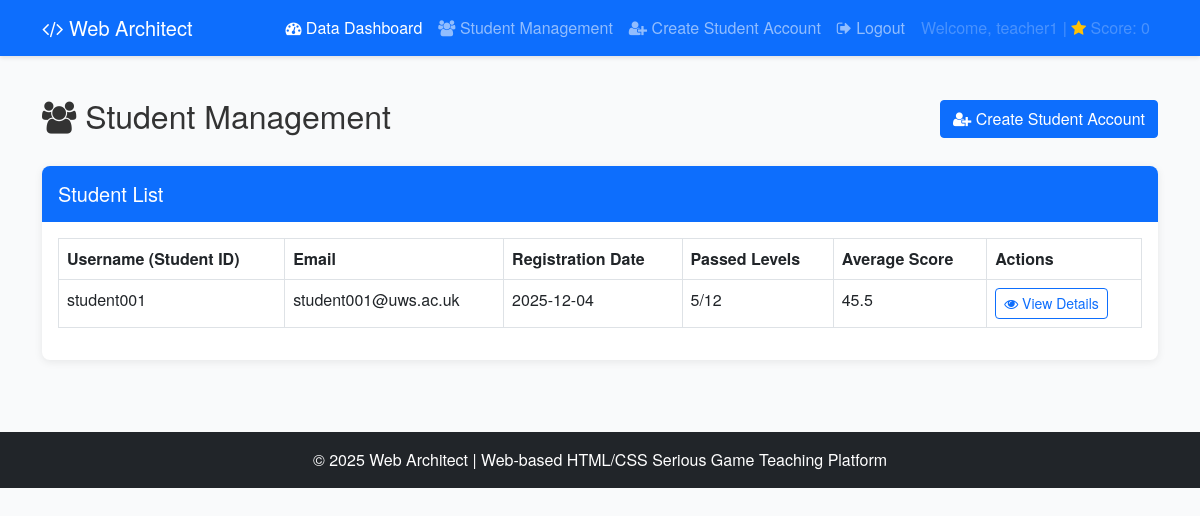
Screenshot of /teacher/students (signed in) with the database file from the repository.
### app/models/user.py (models this page shows, shortened)
class User(UserMixin, db.Model):
    __tablename__ = 'users'
    id = db.Column(db.String(50), primary_key=True)  # 用户ID（学号/工号）
    email = db.Column(db.String(120), unique=True, nullable=False)  # 邮箱（唯一）
    password_hash = db.Column(db.String(128), nullable=False)  # 加密密码
    role = db.Column(db.String(20), nullable=False)  # 角色：student/teacher
    progress = db.Column(db.Text, default='{}')  # 学习进度（JSON字符串）
    created_at = db.Column(db.DateTime, default=datetime.utcnow)  # 创建时间
    updated_at = db.Column(db.DateTime, default=datetime.utcnow, onupdate=datetime.utcnow)  # 更新时间
    score = db.Column(db.Integer, default=0)

### app/routes/teacher.py (the view)
@teacher.route('/students')
@login_required
def student_list():
    if current_user.role != 'teacher':
        return jsonify({'status': 'error', 'msg': '无访问权限'}), 403
    students = User.query.filter_by(role='student').order_by(User.id).all()
    return render_template(
        'teacher/student_list.html',
        current_user=current_user,
        students=students,
        get_user_submission_stats=get_user_submission_stats
    )

### app/models/user.py (called while the page is built)
@login_manager.user_loader
def load_user(user_id):
    return User.query.get(user_id)

### app/templates/teacher/student_list.html (shortened to what this page needs)
{% extends "base.html" %}
{% block content %}
<div class="d-flex justify-content-between align-items-center mb-4">
    <h2>
        <i class="fa fa-users"></i> Student Management
    </h2>
    <a href="{{ url_for('main.register') }}" class="btn btn-primary">
        <i class="fa fa-user-plus"></i> Create Student Account
    </a>
</div>
<div class="card student-table">
    <div class="table-header p-3">
        <h5 class="mb-0">Student List</h5>
    </div>
    <div class="p-3">
        <table class="table table-hover table-bordered">
            <thead>
                <tr>
                    <th>Username (Student ID)</th>
                    <th>Email</th>
                    <th>Registration Date</th>
                    <th>Passed Levels</th>
                    <th>Average Score</th>
                    <th>Actions</th>
                </tr>
            </thead>
            <tbody>
                {% for student in students %}
                    {% set stats = get_user_submission_stats(student.id) %}
                    <tr>
                        <td>{{ student.id }}</td>
                        <td>{{ student.email }}</td>
                        <td>{{ student.created_at.strftime('%Y-%m-%d') }}</td>
                        <td>{{ stats.passed_levels }}/12</td>
                        <td>{{ stats.avg_score }}</td>
                        <td>
                            <a href="{{ url_for('teacher.student_detail', user_id=student.id) }}" class="btn btn-sm btn-outline-primary">
                                <i class="fa fa-eye"></i> View Details
                            </a>
                        </td>
                    </tr>
                {% else %}
                    <tr>
                        <td colspan="6" class="text-center text-muted">No student data available</td>
                    </tr>
                {% endfor %}
            </tbody>
        </table>
    </div>
</div>
{% endblock %}

### app/templates/base.html (shortened to what this page needs)
<!DOCTYPE html>
<html lang="en">
<head>
    <link href="https://cdn.jsdelivr.net/npm/bootstrap@5.3.0/dist/css/bootstrap.min.css" rel="stylesheet">
    <link rel="stylesheet" href="https://cdn.jsdelivr.net/npm/font-awesome@4.7.0/css/font-awesome.min.css">
    <link rel="stylesheet" href="{{ url_for('static', filename='css/base.css') }}">
</head>
<body>
    <nav class="navbar navbar-expand-lg navbar-dark bg-primary">
        <div class="container">
            <a class="navbar-brand" href="{{ url_for('main.index') }}">
                <i class="fa fa-code"></i> Web Architect
            </a>
            <div class="collapse navbar-collapse" id="navbarNav">
                <ul class="navbar-nav ms-auto">
                    {% if current_user.is_authenticated %}
                        {% if current_user.role == 'teacher' %}
                            <li class="nav-item">
                                <a class="nav-link active" href="{{ url_for('teacher.dashboard') }}">
                                    <i class="fa fa-tachometer"></i> Data Dashboard
                                </a>
                            </li>
                            <li class="nav-item">
                                <a class="nav-link" href="{{ url_for('teacher.student_list') }}">
                                    <i class="fa fa-users"></i> Student Management
                                </a>
                            </li>
                            <li class="nav-item">
                                <a class="nav-link" href="{{ url_for('main.register') }}">
                                    <i class="fa fa-user-plus"></i> Create Student Account
                                </a>
                            </li>
                        {% endif %}
                        <li class="nav-item">
                            <a class="nav-link" href="{{ url_for('main.logout') }}">
                                <i class="fa fa-sign-out"></i> Logout
                            </a>
                        </li>
                        <li class="nav-item">
                            <span class="nav-link disabled">
                                Welcome, {{ current_user.id }} |
                                <i class="fa fa-star text-warning"></i> Score: {{ current_user.score }}
                            </span>
                        </li>
                    {% else %}
                        <li class="nav-item">
                            <a class="nav-link active" href="{{ url_for('main.login') }}">
                                <i class="fa fa-sign-in"></i> Login
                            </a>
                        </li>
                    {% endif %}
                </ul>
            </div>
        </div>
    </nav>
    <main class="container py-4">
        {% block content %}{% endblock %}
    </main>
    <footer class="bg-dark text-white py-3 mt-5">
        <div class="container text-center">
            <p class="mb-0">© 2025 Web Architect | Web-based HTML/CSS Serious Game Teaching Platform</p>
        </div>
    </footer>
</body>
</html>

### app/static/css/base.css (style rules this page uses)
* { margin: 0; padding: 0; box-sizing: border-box; }
body { font-family: 'Microsoft YaHei', 'Helvetica Neue', Helvetica, Arial, sans-serif; background-color: #f9fafb; color: #333; }
.navbar { box-shadow: 0 2px 4px rgba(0,0,0,0.1); }
.card { border: none; border-radius: 8px; box-shadow: 0 2px 8px rgba(0,0,0,0.08); transition: all 0.3s ease; }
.btn { border-radius: 4px; transition: all 0.2s ease; }
.btn-primary { background-color: #0d6efd; border-color: #0d6efd; }

### app/templates/teacher/student_list.html (style rules this page uses)
.student-table { box-shadow: 0 2px 8px rgba(0,0,0,0.08); border-radius: 8px; overflow: hidden; }
.table-header { background-color: #0d6efd; color: white; }

### rows the page displays
User: id "teacher1", score "0"
User: id "student001", email "student001@uws.ac.uk", created_at "2025-12-04", passed_levels "5", avg_score "45.5"
